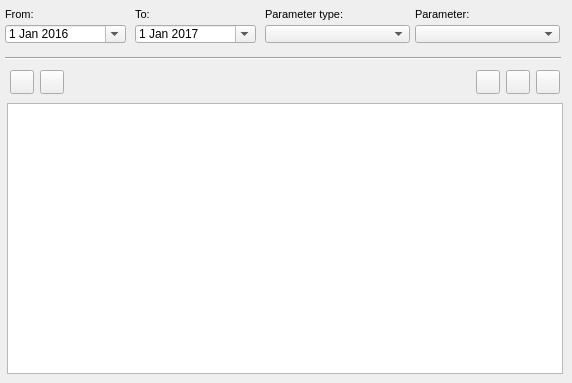
    <widget class="QWidget" name="page_event">
     <attribute name="title">
      <string>O&amp;&amp;M</string>
     </attribute>
     <widget class="QComboBox" name="event_id">
      <property name="geometry">
       <rect>
        <x>415</x>
        <y>25</y>
        <width>145</width>
        <height>18</height>
       </rect>
      </property>
     </widget>
     <widget class="QLabel" name="label_data_event_to">
      <property name="geometry">
       <rect>
        <x>135</x>
        <y>3</y>
        <width>119</width>
        <height>22</height>
       </rect>
      </property>
      <property name="font">
       <font>
        <pointsize>8</pointsize>
       </font>
      </property>
      <property name="frameShape">
       <enum>QFrame::NoFrame</enum>
      </property>
      <property name="frameShadow">
       <enum>QFrame::Raised</enum>
      </property>
      <property name="text">
       <string>To:</string>
      </property>
      <property name="textFormat">
       <enum>Qt::AutoText</enum>
      </property>
      <property name="scaledContents">
       <bool>false</bool>
      </property>
      <property name="margin">
       <number>3</number>
      </property>
     </widget>
     <widget class="QTableView" name="tbl_event_connec">
      <property name="geometry">
       <rect>
        <x>7</x>
        <y>103</y>
        <width>556</width>
        <height>271</height>
       </rect>
      </property>
      <property name="sortingEnabled">
       <bool>true</bool>
      </property>
     </widget>
     <widget class="QLabel" name="label_event_parameter_type">
      <property name="geometry">
       <rect>
        <x>265</x>
        <y>3</y>
        <width>93</width>
        <height>22</height>
       </rect>
      </property>
      <property name="font">
       <font>
        <pointsize>8</pointsize>
       </font>
      </property>
      <property name="layoutDirection">
       <enum>Qt::LeftToRight</enum>
      </property>
      <property name="frameShape">
       <enum>QFrame::NoFrame</enum>
      </property>
      <property name="frameShadow">
       <enum>QFrame::Raised</enum>
      </property>
      <property name="text">
       <string>Parameter type:</string>
      </property>
      <property name="textFormat">
       <enum>Qt::AutoText</enum>
      </property>
      <property name="scaledContents">
       <bool>false</bool>
      </property>
      <property name="margin">
       <number>3</number>
      </property>
     </widget>
     <widget class="QLabel" name="label_event_parameter">
      <property name="geometry">
       <rect>
        <x>415</x>
        <y>3</y>
        <width>91</width>
        <height>22</height>
       </rect>
      </property>
      <property name="font">
       <font>
        <pointsize>8</pointsize>
       </font>
      </property>
      <property name="frameShape">
       <enum>QFrame::NoFrame</enum>
      </property>
      <property name="frameShadow">
       <enum>QFrame::Raised</enum>
      </property>
      <property name="text">
       <string>Parameter:</string>
      </property>
      <property name="textFormat">
       <enum>Qt::AutoText</enum>
      </property>
      <property name="scaledContents">
       <bool>false</bool>
      </property>
      <property name="margin">
       <number>3</number>
      </property>
     </widget>
     <widget class="QDateEdit" name="date_event_from">
      <property name="geometry">
       <rect>
        <x>5</x>
        <y>25</y>
        <width>121</width>
        <height>18</height>
       </rect>
      </property>
      <property name="date">
       <date>
        <year>2016</year>
        <month>1</month>
        <day>1</day>
       </date>
      </property>
      <property name="calendarPopup">
       <bool>true</bool>
      </property>
     </widget>
     <widget class="Line" name="line_7">
      <property name="geometry">
       <rect>
        <x>5</x>
        <y>50</y>
        <width>556</width>
        <height>16</height>
       </rect>
      </property>
      <property name="orientation">
       <enum>Qt::Horizontal</enum>
      </property>
     </widget>
     <widget class="QDateEdit" name="date_event_to">
      <property name="geometry">
       <rect>
        <x>135</x>
        <y>25</y>
        <width>121</width>
        <height>18</height>
       </rect>
      </property>
      <property name="date">
       <date>
        <year>2017</year>
        <month>1</month>
        <day>1</day>
       </date>
      </property>
      <property name="calendarPopup">
       <bool>true</bool>
      </property>
     </widget>
     <widget class="QComboBox" name="event_type">
      <property name="geometry">
       <rect>
        <x>265</x>
        <y>25</y>
        <width>145</width>
        <height>18</height>
       </rect>
      </property>
     </widget>
     <widget class="QLabel" name="label_data_event_from">
      <property name="geometry">
       <rect>
        <x>5</x>
        <y>3</y>
        <width>90</width>
        <height>22</height>
       </rect>
      </property>
      <property name="font">
       <font>
        <pointsize>8</pointsize>
       </font>
      </property>
      <property name="frameShape">
       <enum>QFrame::NoFrame</enum>
      </property>
      <property name="frameShadow">
       <enum>QFrame::Plain</enum>
      </property>
      <property name="text">
       <string>From:</string>
      </property>
      <property name="textFormat">
       <enum>Qt::AutoText</enum>
      </property>
      <property name="scaledContents">
       <bool>false</bool>
      </property>
      <property name="alignment">
       <set>Qt::AlignLeading|Qt::AlignLeft|Qt::AlignVCenter</set>
      </property>
      <property name="margin">
       <number>3</number>
      </property>
     </widget>
     <widget class="QPushButton" name="btn_open_visit_doc">
      <property name="geometry">
       <rect>
        <x>506</x>
        <y>70</y>
        <width>24</width>
        <height>24</height>
       </rect>
      </property>
      <property name="toolTip">
       <string>&lt;html&gt;&lt;head/&gt;&lt;body&gt;&lt;p&gt;Open document&lt;/p&gt;&lt;/body&gt;&lt;/html&gt;</string>
      </property>
      <property name="text">
       <string/>
      </property>
      <property name="icon">
       <iconset>
        <normaloff>../icons/170b.png</normaloff>../icons/170b.png</iconset>
      </property>
      <property name="iconSize">
       <size>
        <width>22</width>
        <height>22</height>
       </size>
      </property>
     </widget>
     <widget class="QPushButton" name="btn_open_gallery">
      <property name="geometry">
       <rect>
        <x>476</x>
        <y>70</y>
        <width>24</width>
        <height>24</height>
       </rect>
      </property>
      <property name="toolTip">
       <string>&lt;html&gt;&lt;head/&gt;&lt;body&gt;&lt;p&gt;Open Gallery&lt;/p&gt;&lt;/body&gt;&lt;/html&gt;</string>
      </property>
      <property name="text">
       <string/>
      </property>
      <property name="icon">
       <iconset>
        <normaloff>../icons/136b.png</normaloff>../icons/136b.png</iconset>
      </property>
      <property name="iconSize">
       <size>
        <width>22</width>
        <height>22</height>
       </size>
      </property>
     </widget>
     <widget class="QPushButton" name="btn_open_visit_event">
      <property name="geometry">
       <rect>
        <x>536</x>
        <y>70</y>
        <width>24</width>
        <height>24</height>
       </rect>
      </property>
      <property name="toolTip">
       <string>&lt;html&gt;&lt;head/&gt;&lt;body&gt;&lt;p&gt;Event data&lt;/p&gt;&lt;/body&gt;&lt;/html&gt;</string>
      </property>
      <property name="text">
       <string/>
      </property>
      <property name="icon">
       <iconset>
        <normaloff>../icons/134b.png</normaloff>../icons/134b.png</iconset>
      </property>
      <property name="iconSize">
       <size>
        <width>22</width>
        <height>22</height>
       </size>
      </property>
     </widget>
     <widget class="QPushButton" name="btn_open_visit">
      <property name="geometry">
       <rect>
        <x>10</x>
        <y>70</y>
        <width>24</width>
        <height>24</height>
       </rect>
      </property>
      <property name="toolTip">
       <string>Visit manager</string>
      </property>
      <property name="text">
       <string/>
      </property>
      <property name="icon">
       <iconset>
        <normaloff>../icons/65b.png</normaloff>../icons/65b.png</iconset>
      </property>
      <property name="iconSize">
       <size>
        <width>22</width>
        <height>22</height>
       </size>
      </property>
     </widget>
     <widget class="QPushButton" name="btn_new_visit">
      <property name="geometry">
       <rect>
        <x>40</x>
        <y>70</y>
        <width>24</width>
        <height>24</height>
       </rect>
      </property>
      <property name="toolTip">
       <string>Add visit</string>
      </property>
      <property name="text">
       <string/>
      </property>
      <property name="icon">
       <iconset>
        <normaloff>../icons/64b.png</normaloff>../icons/64b.png</iconset>
      </property>
      <property name="iconSize">
       <size>
        <width>22</width>
        <height>22</height>
       </size>
      </property>
     </widget>
    </widget>
